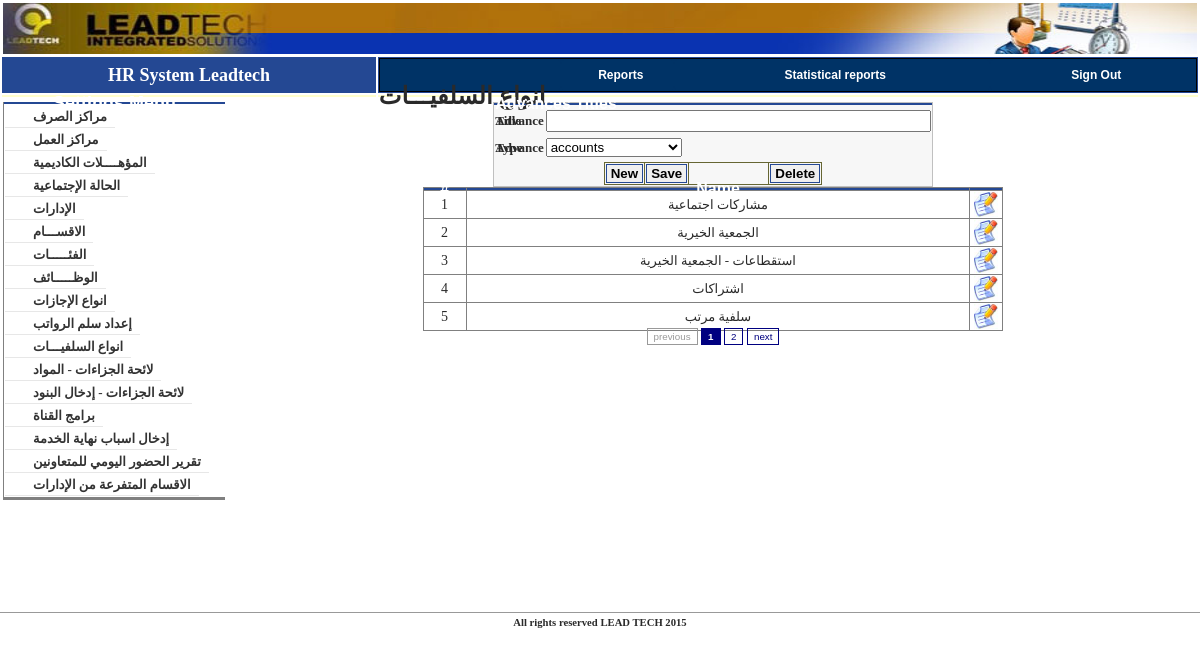
The app's page /index.php?mnu_id=1&page=lone_type.php (signed in) with its own data.
### tables this page shows
CREATE TABLE `config_sub_menu` (
  `id` int(11) NOT NULL auto_increment,
  `main` int(11) NOT NULL,
  `menu_group` int(11) NOT NULL default '1',
  `link` varchar(50) NOT NULL,
  `name` varchar(50) NOT NULL,
  `publish` tinyint(4) NOT NULL,
  PRIMARY KEY  (`id`)
);

CREATE TABLE `lk_loan_type` (
  `id` int(11) NOT NULL auto_increment,
  `name` varchar(50) NOT NULL,
  `type` tinyint(4) NOT NULL,
  PRIMARY KEY  (`id`)
);

### my_fun.php (called while the page is built, shortened)
<?php
function curPageURL() {
  return 'index.php?';
}
function getCurPageParamter($notThis) {
    $paramters="";
	$escparapters = explode("+", $notThis);
	foreach($_REQUEST as $param => $val) {
	 if(in_array($param,$escparapters))
		 $paramters .= $param.'='.$val.'&';
	}
	$paramters = substr($paramters,0,strlen($paramters)-1);
	return $paramters;
}
?>

### module/lone_type.php (the view, shortened to what this page needs)
<html dir="rtl">
<head>
</head>
<body>
<form method="POST" action="">
<div align="center">
<table border="0" width="40%" style="border-collapse: collapse; border: 1px solid #C0C0C0" dir="ltr" class="tb_bgcolrform">
	<tr>
		<td colspan="2" class="tdtitle"><span lang="en-us">Advances Titles</span></td>
	</tr>
	<tr>
		<td width="98%"  colspan="2" class="message">
		<?php echo @$mess;?></td>
	</tr>
	<tr>
		<td width="30%" height="25" align="left"><span lang="en-us">
		<font size="2"><b>Advance Title</b></font></span></td>
		<td width="68%" height="25">
		<input type="text" name="name" size="40" AUTOCOMPLETE="Off" class="text" value="<?php if(!empty($_GET["id"])) echo @mysql_result($rs_select,0,'name');?>"></td>
	</tr>
	<tr>
		<td width="30%" height="25" align="left"><b><span lang="en-us">
		<font size="2">Advance Type</font></span></b></td>
		<td width="68%" height="25">
		<font size="3">
		<select size="1" name="type">
		<option value="0" <?php if(mysql_result($rs_select,0,'type')==0) echo "selected";?>>accounts</option>
		</select></font></td>
	</tr>
	<tr>
		<td colspan="2">
		<div align="center">
			<table border="1" width="100" id="table1" style="border-collapse: collapse; border: 1px solid #666633">
				<tr>
					<td>
					<input type="submit" value="New" name="new" class="button"></td>
					<td>
					<input type="submit" value="Save" name="save" class="button"></td>
					<td>&nbsp;&nbsp;&nbsp;&nbsp;&nbsp;&nbsp;&nbsp;&nbsp;&nbsp;&nbsp;&nbsp;&nbsp;&nbsp;&nbsp;&nbsp;&nbsp;&nbsp;&nbsp;&nbsp;&nbsp;&nbsp;&nbsp;</td>
					<td>
					<input type="submit" value="Delete" name="delete" class="button"></td>
				</tr>
			</table></div></td>
	</tr>
</table>
</div>
</form>
<div align="center">
<?php
	$result = mysql_query("select count(*) as noOfrows from lk_loan_type");
	$no = @mysql_result($result,0,'noOfrows');
	$testPage = new Paginator();
	$testPage->items_total = $no;
	$testPage->mid_range = 9;
	$testPage->default_ipp = 5;
	$testPage->paginate();
	$table = "<table border=\"1\" width=\"60%\" style=\"border-collapse: collapse\" dir=\"ltr\" height=\"10%\"><td align=\"center\" class=\"tdtitle\">#</td><td  align=\"center\" class=\"tdtitle\">Name</td></td><td align=\"center\" class=\"tdtitle\">&nbsp;</td>";
	$result = mysql_query("select * from lk_loan_type order by id asc $testPage->limit");
	while($row = mysql_fetch_row($result)){
		$table .="<tr><td align=\"center\" width=\"40\">".$row[0]."</td><td align=\"center\"><font size=\"2\" face=\"Tahoma\">".$row[1]."</font></td><td align=\"center\" width=\"30\"><a href=\"".curPageURL().getCurPageParamter('mnu_id+page+pagination_page')."&id=".$row[0]."\"><img border=\"0\"  alt=\"إختيار\" title=\"إختيار\" src=\"images/icon-32-edit.jpg\" width=\"24\" height=\"25\"></a></td></tr>";
	}
	$table .= "</table>";
	echo '<br />'.$table.'<br />';
	echo $testPage->display_pages();
  ?>
</body>
</html>

### index.php (shortened to what this page needs)
<?php
include("my_fun.php");
include('module/paginator.php');
if(isset($_SESSION["login"])){
$rs_title=mysql_query("select *from config_sub_menu where link='".$_GET["page"]."'");
$title=@mysql_result($rs_title,0,'name');
?>
<!DOCTYPE html PUBLIC "-//W3C//DTD XHTML 1.0 Transitional//EN" "http://www.w3.org/TR/xhtml1/DTD/xhtml1-transitional.dtd">
<html dir="rtl">
<head>
<link href="css/style.css" rel="stylesheet" type="text/css" />
<link rel="stylesheet" type="text/css" href="css/Calinder/css/jscal2.css" />
<link rel="stylesheet" type="text/css" href="css/Calinder/css/border-radius.css" />
<link rel="stylesheet" type="text/css" href="css/Calinder/css/steel/steel.css" />
<link rel="stylesheet" type="text/css" href="css/AutoStyle.css" />
<link rel="stylesheet" type="text/css" href="css/temp.css" />
<link rel="stylesheet" type="text/css" href="css/style_pagination.css" />
</head>
<body>
	<div align="center">
	<table border="0" width="100%" id="table1" dir="ltr">
		<tr>
			<td colspan="2"s><?php include("header.php"); ?></td>
		</tr>
		<tr>
			<td bgcolor="#244893" width="31%" align="center">
			<span lang="en-us">
			<font size="4" color="#FFFFFF" face="Times New Roman"><b>HR System
			Leadtech</b></font></span></td>
			<td bgcolor="#244893" width="68%"><?php include("tab.php");?></td>
		</tr>
		<tr>
			<td valign="top" bgcolor="#FFFFCC"><b><font size="5"></font></b></td>
			<td valign="top" bgcolor="#FFFFCC"><b><font size="5"><?php echo @$title;?></font></b></td>
		</tr>
		</div>
		<table border="0" width="100%" dir="rtl">
			<tr>
			<td valign="top" align="center" height="500" ><span lang="en-us"  >
			<?php	if(!empty($_GET["page"]) && $_GET["mnu_id"]!=5 )	@include("module/$_GET[page]");	?>
			<td valign="top" width="222" class="mazin" dir="ltr">	<?php
						include("left_menu.php");
						?>	</td>
		<tr>
			<td colspan="2" ><hr size="1" color="#999999"><?php include("footer.php");?></td>
		</tr>
</body>
</html>
<?php
}
else
header("location: Splashtastic/index.html");
?><?php ob_flush();?>

### left_menu.php (shortened to what this page needs)
<?php
$rs_menu=mysql_query("select *from config_sub_menu where main=$_GET[mnu_id] and publish=1 order by id asc");
@$menu_count=mysql_num_rows($rs_menu);
?>
<head>
</head>
<table width="100%" style="border-collapse: collapse; padding-left:4px; padding-right:4px; padding-top:1px; padding-bottom:1px; border-left-style:solid; border-left-width:1px; border-bottom-style:solid">
	<tr>
		<td align="center" class="tdtitle">
		<font size="4">
		<?php
			if($_GET["mnu_id"]==1)
				echo "Settings Menu";
			elseif($_GET["mnu_id"]==2)
				echo "Main menu";
			elseif($_GET["mnu_id"]==3)
				echo "Reports Menu";
			elseif($_GET["mnu_id"]==4)
				echo "Lists Mangment";
				elseif($_GET["mnu_id"]==5)
				echo "Employees Archive";
				elseif($_GET["mnu_id"]==6)
				echo "Statistical Reports";
		?>
</font>
</td>
	</tr>
	<tr class="menu_link"><td style="padding-right: 5px" align="center">
	</td></tr>
<?php
if ($_GET["mnu_id"]==3)
include("rpt_menu.php");
else
{
for($i=0;$i<$menu_count;$i++){?>
<tr class="menu_link"><td style="padding-right:2px" align="center" color="#EBEBEB">
<a href="index.php?mnu_id=<?php echo  $_GET["mnu_id"];?>&page=<?php echo  mysql_result($rs_menu,$i,'link')?>">
<?php echo mysql_result($rs_menu,$i,'name');?>
</a>
</td></tr>
<?php }
}
?>
</table>

### css/style.css (style rules this page uses)
body { padding:0; margin:0; font-family:"Trebuchet Ms"; color:#2a2a2a; font-size:14px; line-height:0px; }

### css/temp.css (style rules this page uses)
tr.menu_link td a { border-bottom-color: #E7E7E7; border-bottom-style: solid; border-bottom-width: 1px; color: #333333; display: block; line-height: 13px; padding-bottom: 4px; padding-left: 28px; padding-right: 8px; padding-top: 3px; position: relative; text-decoration: none; font-family:times new roman; font-size:13px; float:left; font-weight:bold; }
td.message { font-size:9pt; font-family:tahoma; color:red; text-align:right; }
td.tdtitle { font-size:12pt; font-family:arial; font-weight:bold; color:#ffffff; background:#244893; }
input.button { display: block; border: 1px solid #244893; padding-left: 4px; padding-right: 4px; padding-top: 1px; padding-bottom: 1px; font-size:10pt; font-family:arial; font-weight:bold; }
input.text { font-size:11pt; font-family:arial; font-weight:bold; }
table.tb_bgcolrform { background:#F7F7F7; }

### records on screen
config_sub_menu: name "انواع السلفيـــات"
lk_loan_type: id "1", name "مشاركات اجتماعية"
lk_loan_type: id "2", name "الجمعية الخيرية"
lk_loan_type: id "3", name "استقطاعات - الجمعية الخيرية"
lk_loan_type: id "4", name "اشتراكات"
lk_loan_type: id "5", name "سلفية مرتب"
config_sub_menu: name "مراكز الصرف"
config_sub_menu: name "مراكز العمل"
config_sub_menu: name "المؤهــــلات الكاديمية"
config_sub_menu: name "الحالة الإجتماعية"
config_sub_menu: name "الإدارات"
config_sub_menu: name "الاقســـام"
config_sub_menu: name "الفئـــــات"
config_sub_menu: name "الوظـــــائف"
config_sub_menu: name "انواع الإجازات"
config_sub_menu: name "إعداد سلم الرواتب"
config_sub_menu: name "لائحة الجزاءات - المواد"
config_sub_menu: name "لائحة الجزاءات - إدخال البنود"
config_sub_menu: name "برامج القناة"
config_sub_menu: name "إدخال اسباب نهاية الخدمة"
config_sub_menu: name "تقرير الحضور اليومي للمتعاونين"
config_sub_menu: name "الاقسام المتفرعة من الإدارات"
